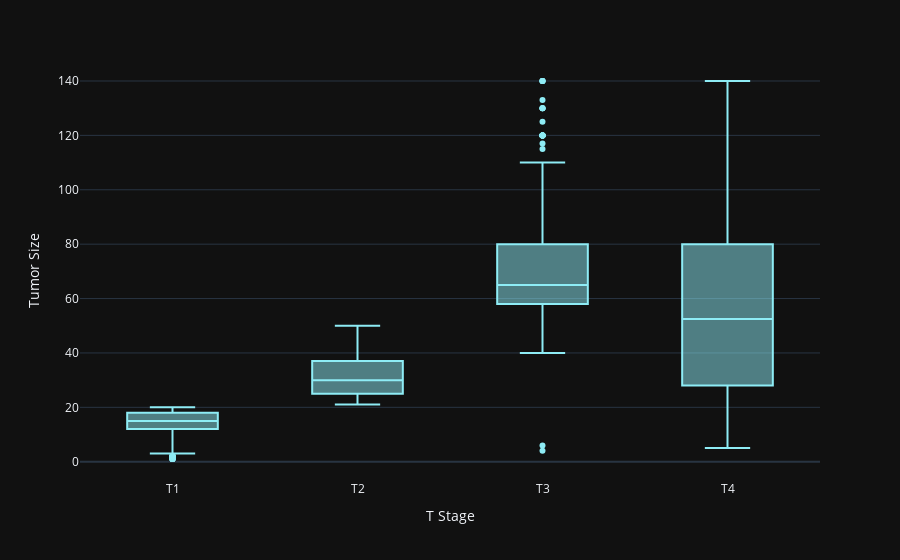

This figure's notebook cell:
### Markdown cell above
## Tumor size / T Stage

### Code cell
df_bc.rename(columns={"T Stage ": "T Stage"}, inplace=True)
px.box(
    df_bc,
    x="T Stage",
    y="Tumor Size",
    color_discrete_sequence=COLORS,
    template="plotly_dark")

### Figure 1 — Plotly figure (JSON) as saved in the notebook; plotly's stock layout.template omitted (floating-point values rounded to 4 significant figures; data arrays with more than 128 entries replaced by an {"elided": "..."} marker saying what was removed)
{"data": [{"alignmentgroup": "True", "hovertemplate": "T Stage=%{x}<br>Tumor Size=%{y}<extra></extra>", "legendgroup": "", "marker": {"color": "#8eecf5"}, "name": "", "notched": false, "offsetgroup": "", "orientation": "v", "showlegend": false, "type": "box", "x": {"elided": "4024 str values"}, "x0": " ", "xaxis": "x", "y": {"elided": "4024 int values"}, "y0": " ", "yaxis": "y"}], "layout": {"boxmode": "group", "legend": {"tracegroupgap": 0}, "margin": {"t": 60}, "xaxis": {"anchor": "y", "domain": [0, 1], "title": {"text": "T Stage"}}, "yaxis": {"anchor": "x", "domain": [0, 1], "title": {"text": "Tumor Size"}}}}
